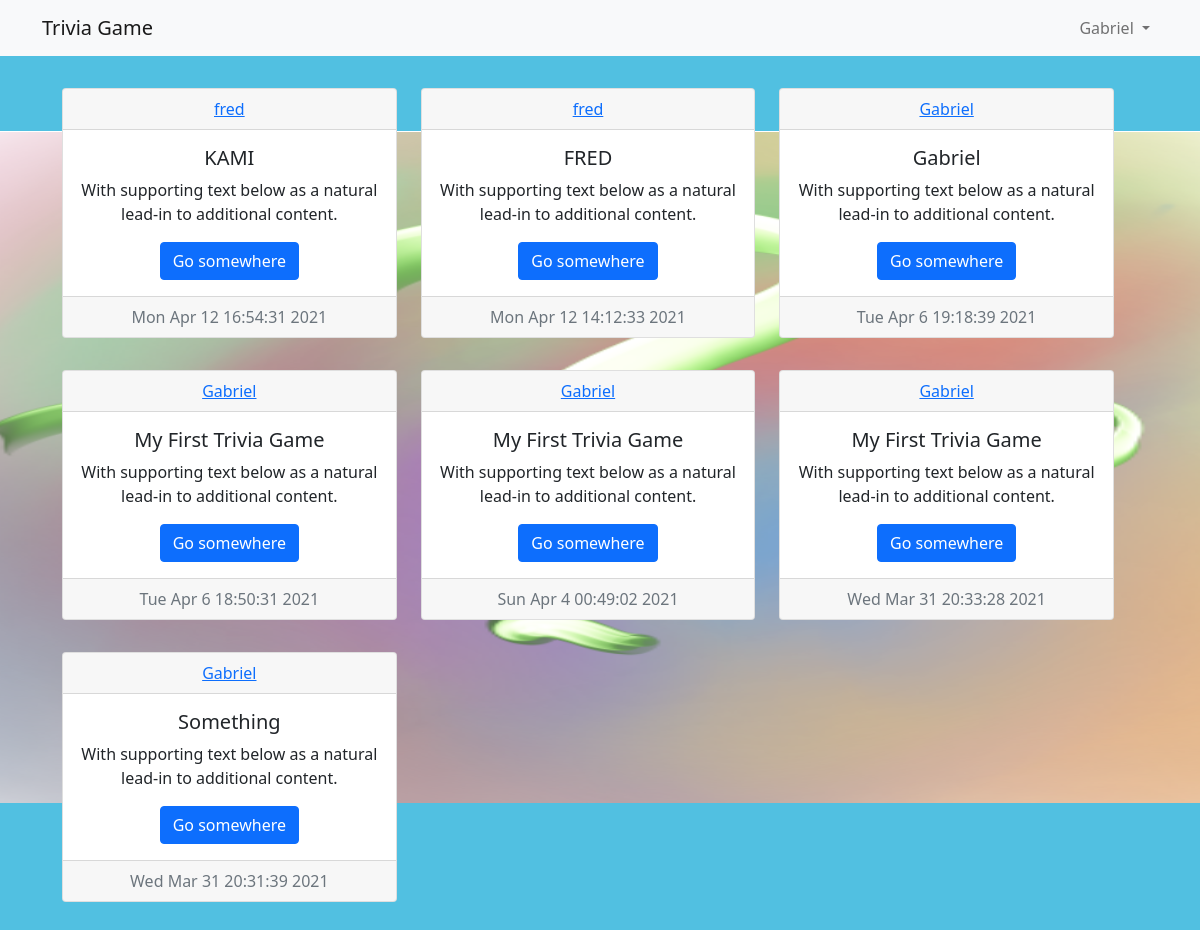
Screenshot of / (signed in) with the database file from the repository.
### app/models.py (models this page shows, shortened)
class User(db.Model, UserMixin):
    id = db.Column(db.Integer, primary_key=True);
    username = db.Column(db.String(120),  unique=True, nullable=False);
    email = db.Column(db.String(120), unique=True, nullable=False);
    password = db.Column(db.String(120), nullable=False);
    trivigame = db.relationship('TriviaGame', backref='author', lazy=True);

class TriviaGame(db.Model):
    id = db.Column(db.Integer, primary_key=True);
    content = db.Column(db.String(200));
    date = db.Column(db.DateTime, nullable=False, default=datetime.datetime.now());
    user_id = db.Column(db.Integer, db.ForeignKey('user.id'),nullable=False);
    file = db.Column(db.String(100));

### app/routes.py (the view)
@app.route('/home')
@app.route("/")
def home():
    now = datetime.date.today();
    logged_in = current_user.is_authenticated;
    raw = TriviaGame.query.all();
    content = [];
    date = [];
    users = [];
    for i in range(len(raw)-1, -1, -1):
        users.append(raw[i].author.username);
        content.append(json.loads(raw[i].content));
        date.append(raw[i].date);
    return render_template("home.html", title="home",users=users, is_logged_in=logged_in, content=content, length=len(content), date=date, now=now);

### app/models.py (called while the page is built)
@login_manager.user_loader
def load_user(user_id):
    return User.query.get(int(user_id))

### app/templates/home.html
{% extends "layout.html" %}
{% block content %}
{% for row in range(0, length, 3) %}
<div class="row p-3">
    {% if(row+3 > length) %}
        {% for col in range(row, length) %}
        <div class="col-4">
            <div class="card text-center">
                <div class="card-header">
                <a href="#">{{users[col]}}</a>
                </div>
                <div class="card-body">
                <h5 class="card-title">{{content[col]['title']}}</h5>
                <p class="card-text">With supporting text below as a natural lead-in to additional content.</p>
                <a href="{{url_for('trivia_homepage', id=col)}}" class="btn btn-primary">Go somewhere</a>
                </div>
                <div class="card-footer text-muted">
                {% if(date[col].strftime('%d') == now.strftime('%d')) %}
                {{date[col].strftime("%I:%M %p")}}
                {% else %}
                {{date[col].strftime("%c")}}
                {% endif %}
                </div>
            </div>
        </div>
        {% endfor %}
    {% else %}
        {% for col in range(row, row+3) %}
        <div class="col-4">
            <div class="card text-center">
                <div class="card-header">
                <a href="#">{{users[col]}}</a>
                </div>
                <div class="card-body">
                <h5 class="card-title">{{content[col]['title']}}</h5>
                <p class="card-text">With supporting text below as a natural lead-in to additional content.</p>
                <a href="{{url_for('trivia_homepage', id=col)}}" class="btn btn-primary">Go somewhere</a>
                </div>
                <div class="card-footer text-muted">
                {% if(date[col].strftime('%d') == now.strftime('%d')) %}
                {{date[col].strftime("%I:%M %p")}}
                {% else %}
                {{date[col].strftime("%c")}}
                {% endif %}
                </div>
            </div>
        </div>
        {% endfor %}
    {% endif %}
</div>
{% endfor %}
{% endblock content %}

### app/templates/layout.html (shortened to what this page needs)
<!doctype html>
<html lang="en">
  <head>
<link href="https://cdn.jsdelivr.net/npm/bootstrap@5.0.0-beta2/dist/css/bootstrap.min.css" rel="stylesheet">
  </head>
  <body>
    <nav class="navbar navbar-expand-lg navbar-light bg-light">
      <div class="container">
        <a class="navbar-brand" href="{{url_for('home')}}">Trivia Game</a>
        <div class="collapse navbar-collapse d-flex flex-row-reverse" id="navbarNavDropdown">
          <ul class="navbar-nav">
            <li class="nav-item dropdown">
              {% if is_logged_in %}
              <a class="nav-link dropdown-toggle" href="#" id="navbarDropdownMenuLink" role="button" data-bs-toggle="dropdown" aria-expanded="false">
                {{current_user.username}}
              </a>
              {% else %}
              <a class="nav-link dropdown-toggle" href="#" id="navbarDropdownMenuLink" role="button" data-bs-toggle="dropdown" aria-expanded="false">
                Account
              </a>
              {% endif %}
            </li>
          </ul>
        </div>
      </div>
    </nav>
    <div class="container">
    <main role="main">
      <div class="row p-3">
          {% block content %}{% endblock %}
        </div>
      </main>
      </div>
  </body>
</html>

### rows the page displays
User: username "Gabriel", username "Gabriel" "Gabriel" "Gabriel" "Gabriel", username "Gabriel"
User: username "fred" "fred"
TriviaGame: date "Mon Apr 12 16:54:31 2021"
TriviaGame: date "Mon Apr 12 14:12:33 2021"
TriviaGame: date "Tue Apr 6 19:18:39 2021"
TriviaGame: date "Tue Apr 6 18:50:31 2021"
TriviaGame: date "Sun Apr 4 00:49:02 2021"
TriviaGame: date "Wed Mar 31 20:33:28 2021"
TriviaGame: date "Wed Mar 31 20:31:39 2021"

### other values shown
{{ content[col]['title'] }} "KAMI" "FRED" "Gabriel" "My First Trivia Game" "My First Trivia Game" "My First Trivia Game"
{{ content[col]['title'] }} "Something"
